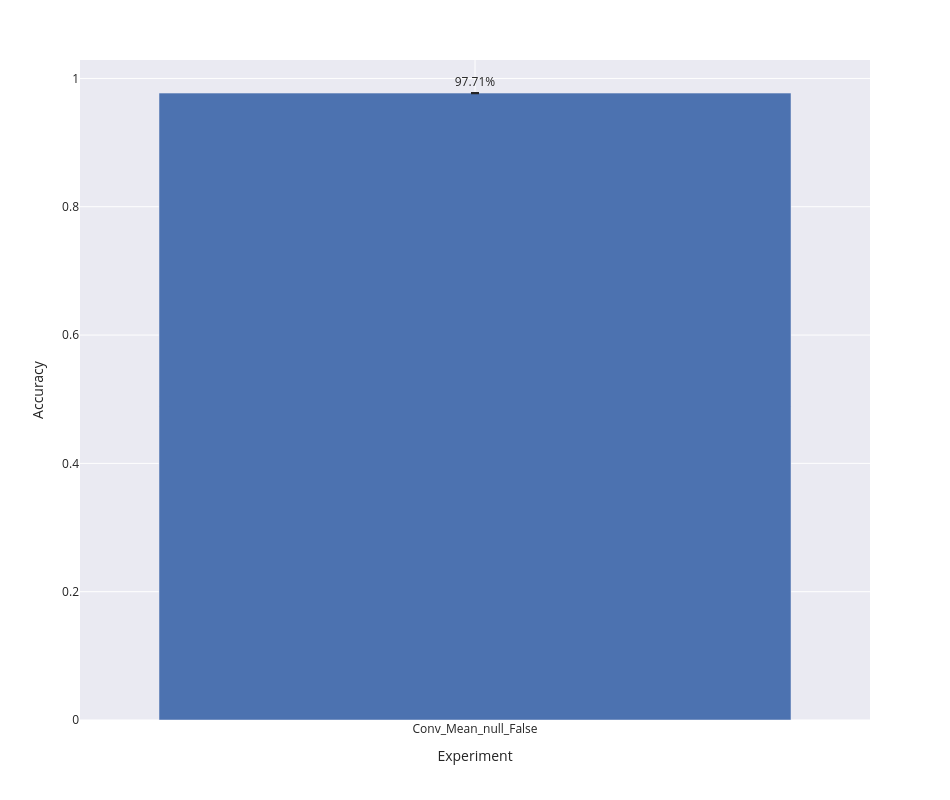

Notebook code cell kept with this figure:
### Code cell
bar_plot(label_wise_metrics_agg, 'accuracy')

### Figure 1 — Plotly figure (JSON) as saved in the notebook; plotly's stock layout.template omitted (floating-point values rounded to 4 significant figures)
{"data": [{"alignmentgroup": "True", "error_y": {"array": [0.0001513]}, "hovertemplate": "expr=%{x}<br>accuracy_mean=%{text}<extra></extra>", "legendgroup": "", "marker": {"color": "rgb(76,114,176)", "pattern": {"shape": ""}}, "name": "", "offsetgroup": "", "orientation": "v", "showlegend": false, "text": [0.9771], "textposition": "outside", "texttemplate": "%{text:.2%}", "type": "bar", "x": ["Conv_Mean_null_False"], "xaxis": "x", "y": [0.9771], "yaxis": "y"}], "layout": {"barmode": "group", "height": 800, "legend": {"tracegroupgap": 0}, "margin": {"t": 60}, "width": 950, "xaxis": {"anchor": "y", "domain": [0, 1], "title": {"text": "Experiment"}}, "yaxis": {"anchor": "x", "domain": [0, 1], "title": {"text": "Accuracy"}}}}
